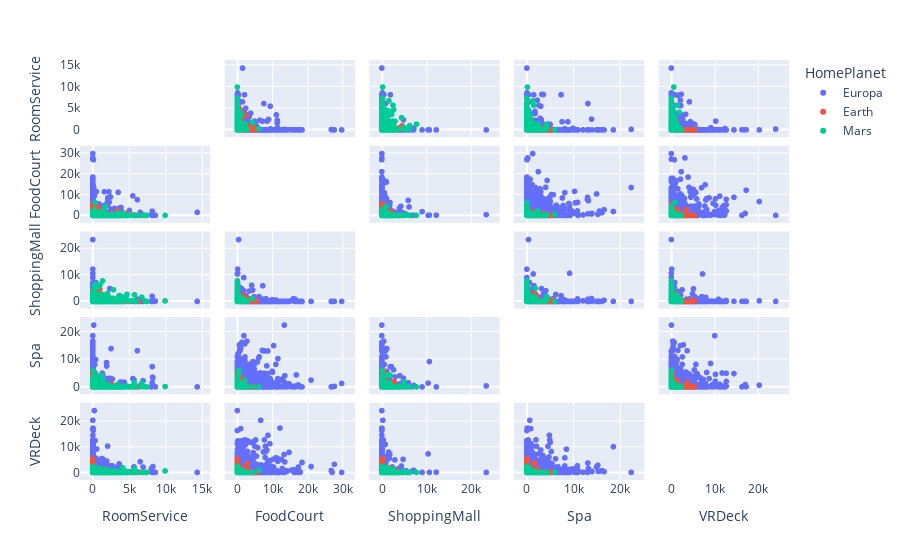

Here is the notebook cell this chart was saved with:
### Code cell
df = train
features = ["RoomService", "FoodCourt", "ShoppingMall", "Spa", "VRDeck"]

fig = px.scatter_matrix(
    df,
    dimensions = features,
    color = "HomePlanet"
)

fig.update_traces(diagonal_visible=False)
fig.show()

### Figure 1 — Plotly figure (JSON) as saved in the notebook; plotly's stock layout.template omitted (floating-point values rounded to 4 significant figures; data arrays with more than 128 entries replaced by an {"elided": "..."} marker saying what was removed)
{"data": [{"dimensions": [{"axis": {"matches": true}, "label": "RoomService", "values": {"elided": "2131 int values"}}, {"axis": {"matches": true}, "label": "FoodCourt", "values": {"elided": "2131 int values"}}, {"axis": {"matches": true}, "label": "ShoppingMall", "values": {"elided": "2131 int values"}}, {"axis": {"matches": true}, "label": "Spa", "values": {"elided": "2131 int values"}}, {"axis": {"matches": true}, "label": "VRDeck", "values": {"elided": "2131 int values"}}], "hovertemplate": "HomePlanet=Europa<br>%{xaxis.title.text}=%{x}<br>%{yaxis.title.text}=%{y}<extra></extra>", "legendgroup": "Europa", "marker": {"color": "#636efa", "symbol": "circle"}, "name": "Europa", "showlegend": true, "type": "splom", "diagonal": {"visible": false}}, {"dimensions": [{"axis": {"matches": true}, "label": "RoomService", "values": {"elided": "4602 int values"}}, {"axis": {"matches": true}, "label": "FoodCourt", "values": {"elided": "4602 int values"}}, {"axis": {"matches": true}, "label": "ShoppingMall", "values": {"elided": "4602 int values"}}, {"axis": {"matches": true}, "label": "Spa", "values": {"elided": "4602 int values"}}, {"axis": {"matches": true}, "label": "VRDeck", "values": {"elided": "4602 int values"}}], "hovertemplate": "HomePlanet=Earth<br>%{xaxis.title.text}=%{x}<br>%{yaxis.title.text}=%{y}<extra></extra>", "legendgroup": "Earth", "marker": {"color": "#EF553B", "symbol": "circle"}, "name": "Earth", "showlegend": true, "type": "splom", "diagonal": {"visible": false}}, {"dimensions": [{"axis": {"matches": true}, "label": "RoomService", "values": {"elided": "1759 int values"}}, {"axis": {"matches": true}, "label": "FoodCourt", "values": {"elided": "1759 int values"}}, {"axis": {"matches": true}, "label": "ShoppingMall", "values": {"elided": "1759 int values"}}, {"axis": {"matches": true}, "label": "Spa", "values": {"elided": "1759 int values"}}, {"axis": {"matches": true}, "label": "VRDeck", "values": {"elided": "1759 int values"}}], "hovertemplate": "HomePlanet=Mars<br>%{xaxis.title.text}=%{x}<br>%{yaxis.title.text}=%{y}<extra></extra>", "legendgroup": "Mars", "marker": {"color": "#00cc96", "symbol": "circle"}, "name": "Mars", "showlegend": true, "type": "splom", "diagonal": {"visible": false}}], "layout": {"legend": {"title": {"text": "HomePlanet"}, "tracegroupgap": 0}, "margin": {"t": 60}, "dragmode": "select", "xaxis": {"type": "linear", "range": [-2161.0, 16490.0], "autorange": true}, "xaxis2": {"type": "linear", "range": [-4496.0, 34310.0], "autorange": true}, "xaxis3": {"type": "linear", "range": [-3543.0, 27030.0], "autorange": true}, "xaxis4": {"type": "linear", "range": [-3379.0, 25790.0], "autorange": true}, "xaxis5": {"type": "linear", "range": [-3639.0, 27770.0], "autorange": true}, "yaxis": {"type": "linear", "range": [-2161.0, 16490.0], "autorange": true}, "yaxis2": {"type": "linear", "range": [-4496.0, 34310.0], "autorange": true}, "yaxis3": {"type": "linear", "range": [-3543.0, 27030.0], "autorange": true}, "yaxis4": {"type": "linear", "range": [-3379.0, 25790.0], "autorange": true}, "yaxis5": {"type": "linear", "range": [-3639.0, 27770.0], "autorange": true}, "autosize": true}}
